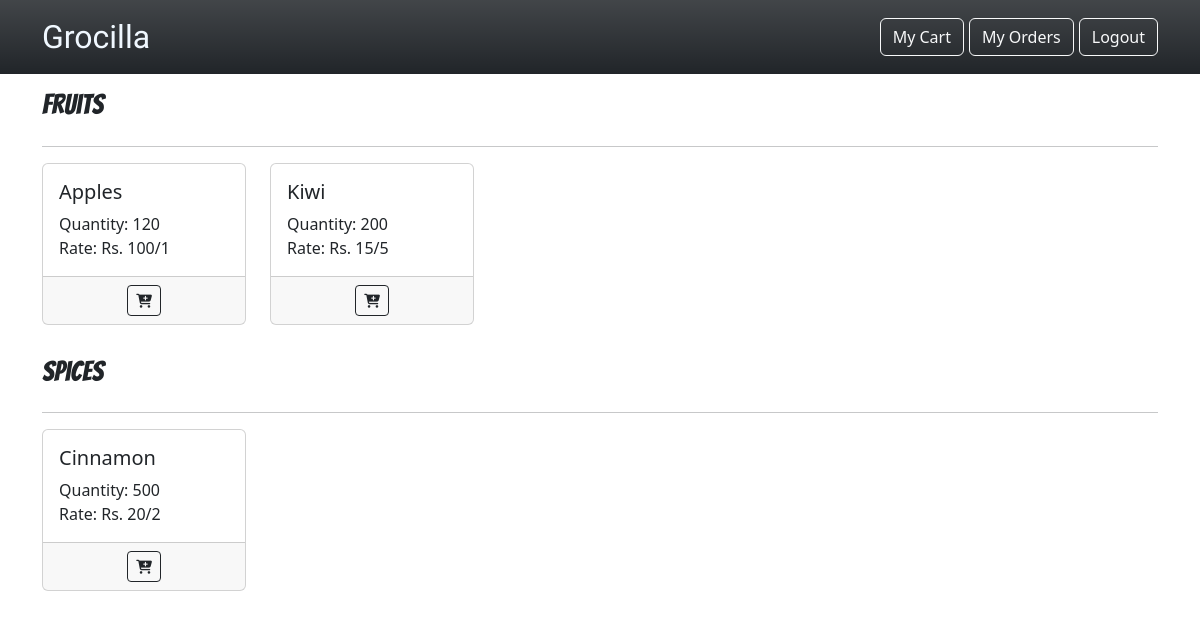
Before: / (signed in) with the older database file.
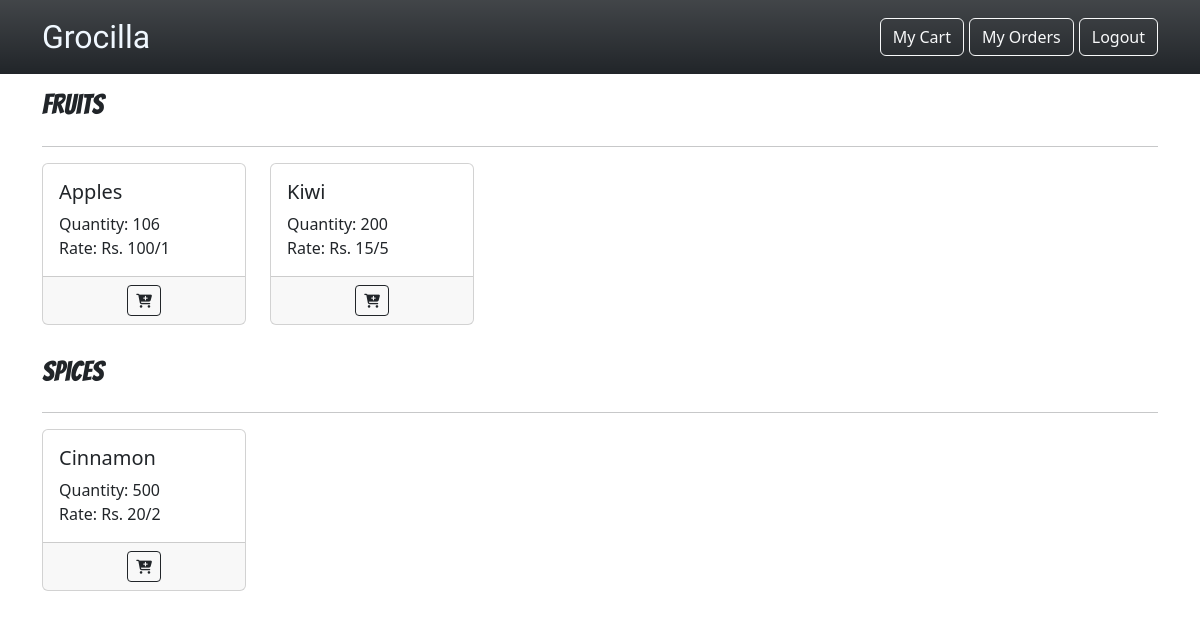
After: the same page with the newer database file.
### webapp/models.py (models this page shows)
class Product(db.Model):
    __tablename__ = "products"
    pid = db.Column(db.Integer, primary_key = True)
    pname = db.Column(db.String(50), unique=True)
    manf_date = db.Column(db.Date)
    exp_date = db.Column(db.Date)
    unit = db.Column(db.String(10))
    rateperunit = db.Column(db.Integer)
    quantity = db.Column(db.Integer)
    category_id = db.Column(db.Integer, db.ForeignKey("categories.cid", ondelete = "CASCADE"))

### webapp/views.py (the view)
@views.route("/")
@user_required
@login_required
def user_dashboard():
    categories = Category.query.all()
    products = Product.query.all()
    return render_template("user_dashboard.html", user=current_user, categories = categories, products = products)

### webapp/views.py (called while the page is built)
def user_required(func):
    @wraps(func)
    def decorated_function(*args, **kwargs):
        if not current_user.is_authenticated:
            if current_user.role != 'user':
                flash('You need to be logged in as a user to access this page!', category='error')
                return redirect(url_for('auth.user_login'))
        return func(*args, **kwargs)
    return decorated_function

### webapp/templates/user_dashboard.html (shortened to what this page needs)
{% extends "user_base.html" %}
{% block body %}
    {% for category in categories %}
    <div class="container mb-4">
        <div class="row">
            <h5 class="col-3" style="margin-top: 6px; font-family: 'Bangers';font-size: 28px;">{{ category["cname"] }}</h5>
        </div>
        <hr>
        <div class="row row-cols-2 row-cols-md-3 row-cols-lg-5  g-4">
            {% for product in products %}
            {% if product.category["cid"] == category["cid"] %}
            <div class="col">
                <div class="card h-100">
                <div class="card-body">
                    <h5 class="card-title">{{ product['pname'] }}</h5>
                    Quantity: {{ product['quantity'] }} <br>
                    Rate: Rs. {{ product['rateperunit'] }}/{{ product['unit'] }}
                </div>
                <div class="card-footer d-flex justify-content-center">
                    {% if product['quantity']>0 %}
                    <button class="btn btn-outline-dark btn-sm mx-2" type="button" data-bs-toggle="modal" data-bs-target="#{{ product['pid'] }}AddToCartModal"><i class="fa-solid fa-cart-plus"></i></button>
                    {% else %}
                    <button class="btn btn-outline-dark btn-sm mx-2 " type="button" disabled>Out Of Stock</button>
                    {% endif %}
                </div>
                </div>
            </div>
            {% endif %}
            {% endfor %}
        </div>
    </div>
    {% endfor %}
{% endblock body %}

Changed rows visible on the page:
changed Product "Apples": quantity "120" → "106"
